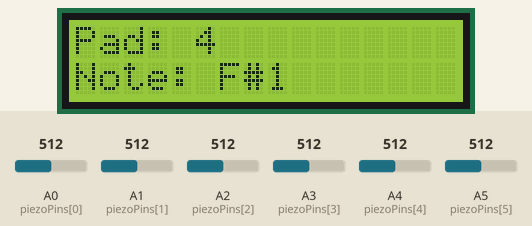
Bench run of a sketch on a simulated Arduino Leonardo, built with avr-gcc and run on an emulated ATmega32U4. Shown: 16×2 character LCD. The inputs (shaded band) are chosen by the test bench; at power-on: A0 (piezoPins[0]) = 512, A1 (piezoPins[1]) = 512, A2 (piezoPins[2]) = 512, A3 (piezoPins[3]) = 512, A4 (piezoPins[4]) = 512, A5 (piezoPins[5]) = 512. What the sketch prints to the serial monitor is not drawn.

Above: at 3.2 s.
3.3 s: A0 (piezoPins[0]) set to 488
At 3.63 s:
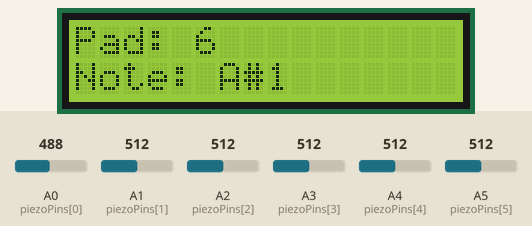
6.3 s: A1 (piezoPins[1]) set to 487
At 6.57 s:
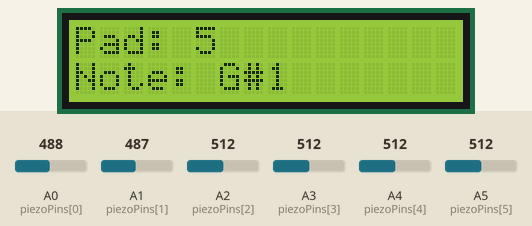
9.3 s: A2 (piezoPins[2]) set to 489
12.3 s: A0 (piezoPins[0]) set to 510
At 13.15 s:
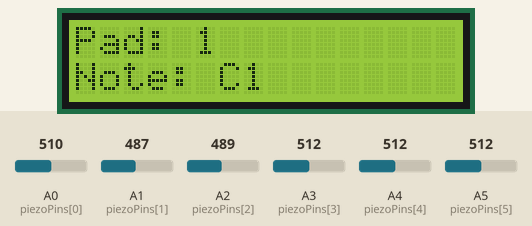
15.3 s: A1 (piezoPins[1]) set to 510
At 16.73 s:
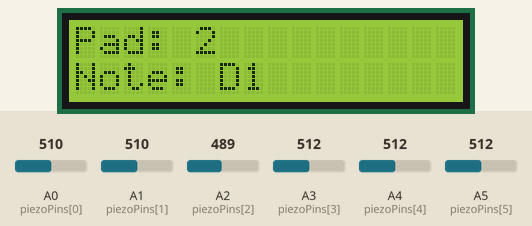

Measured:
- the behaviour switches between 501 and 500 on A0 (piezoPins[0]) (found by bisection; images 0 and 1)
- the behaviour switches between 501 and 500 on A1 (piezoPins[1]) (found by bisection; images 1 and 2)

The sketch:

Drumpad_code.ino
```cpp
#include <MIDIUSB.h>
#include <Wire.h>
#include <LiquidCrystal_I2C.h>

// Set the LCD address to 0x27 for a 16x2 display
LiquidCrystal_I2C lcd(0x27, 16, 2);

const int threshold = 500;  // Minimum value to trigger a note
const int debounceTime = 50; // Debounce time in milliseconds
const int noiseDelayTime = 2000;  // Delay for initial noise stabilization (2 seconds)

// Pin assignments for piezo sensors
const int piezoPins[6] = {A0, A1, A2, A3, A4, A5};
// MIDI note assignments
const int midiNotes[6] = {42, 44, 46, 36, 38, 37};  // C1, D1, C#1, F#1, G#1, A#1
// MIDI note names
const char* noteNames[6] = {"C1", "D1", "C#1", "F#1", "G#1", "A#1"};

// Store the last trigger time to debounce pads
unsigned long lastTriggerTime[6] = {0, 0, 0, 0, 0, 0};

void setup() {
  // Initialize Serial communication for serial monitor output
  Serial.begin(9600);

  for (int i = 0; i < 6; i++) {
    pinMode(piezoPins[i], INPUT);
  }

  // Initialize the LCD
  lcd.init();
  lcd.backlight();

  // Display a startup message
  lcd.setCursor(0, 0);
  lcd.print("Drum Pad Ready!");

  // Wait for noise stabilization
  delay(noiseDelayTime);
}

void loop() {
  for (int i = 0; i < 6; i++) {
    int sensorValue = analogRead(piezoPins[i]);

    // Trigger only if value is above threshold and debounce time has passed
    if (sensorValue > threshold && millis() - lastTriggerTime[i] > debounceTime) {
      sendMIDI(midiNotes[i]);
      displayPadInfo(i); // Display pad number and MIDI note on LCD
      printPadInfoToSerial(i); // Print pad info to Serial Monitor
      lastTriggerTime[i] = millis();
    }
  }
}

// Function to send MIDI note
void sendMIDI(byte note) {
  midiEventPacket_t noteOn = {0x09, 0x90, note, 127};  // 127 velocity, note ON
  MidiUSB.sendMIDI(noteOn);
  MidiUSB.flush();

  midiEventPacket_t noteOff = {0x08, 0x80, note, 0};   // note OFF
  delay(10);  // Short delay for note off
  MidiUSB.sendMIDI(noteOff);
  MidiUSB.flush();
}

// Function to display the pad number and MIDI note on the LCD
void displayPadInfo(int padIndex) {
  lcd.clear();
  lcd.setCursor(0, 0);
  lcd.print("Pad: ");
  lcd.print(padIndex + 1);  // Display pad number (1 to 6)

  lcd.setCursor(0, 1);
  lcd.print("Note: ");
  lcd.print(noteNames[padIndex]);  // Display MIDI note name (C1, D1, etc.)
}

// Function to print pad info to Serial Monitor
void printPadInfoToSerial(int padIndex) {
  Serial.print("Pad: ");
  Serial.print(padIndex + 1);  // Print pad number (1 to 6)
  Serial.print(" | Note: ");
  Serial.println(noteNames[padIndex]);  // Print MIDI note name (C1, D1, etc.)
}
```
